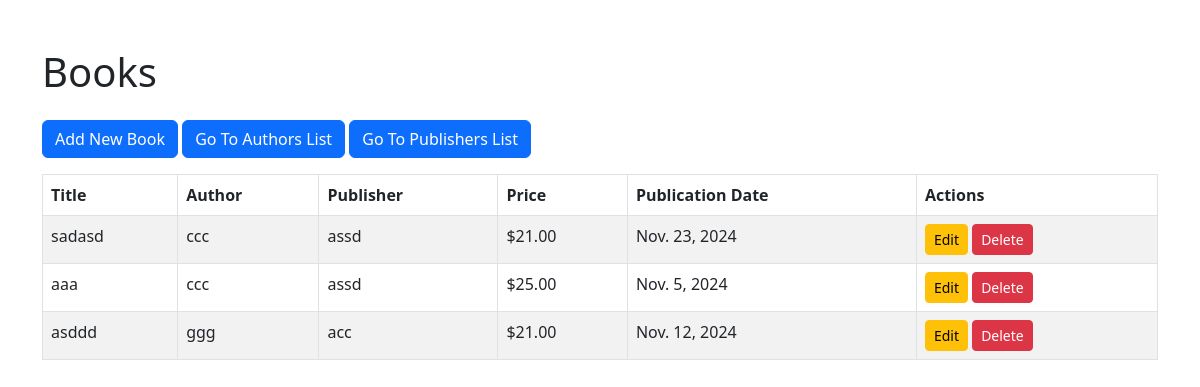
The page /books/ on the database its author committed.
### web/models.py (models this page shows, shortened)
class Book(models.Model):
    title = models.CharField(max_length=100)
    author = models.ForeignKey(Author, on_delete=models.CASCADE)
    publisher = models.ForeignKey(Publisher, on_delete=models.CASCADE)
    price = models.DecimalField(max_digits=6, decimal_places=2)
    publication_date = models.DateField()

class Author(models.Model):
    name = models.CharField(max_length=100)

class Publisher(models.Model):
    name = models.CharField(max_length=100)

### web/views.py (the view)
# urls.py: path('books/', views.book_list, name='book_list'),
def book_list(request):
    books = Book.objects.all()
    return render(request, 'web/books/list.html', {'books': books})

### web/templates/web/books/list.html (shortened to what this page needs)
<!DOCTYPE html>
<html>
<head>
    <link href="https://cdn.jsdelivr.net/npm/bootstrap@5.3.0-alpha3/dist/css/bootstrap.min.css" rel="stylesheet">
</head>
<body>
    <div class="container mt-5">
        <h1 class="mb-4">Books</h1>
        <a href="{% url 'book_create' %}" class="btn btn-primary mb-3">Add New Book</a>
        <a href="{% url 'author_list' %}" class="btn btn-primary mb-3">Go To Authors List</a>
        <a href="{% url 'publisher_list' %}" class="btn btn-primary mb-3">Go To Publishers List</a>
        <table class="table table-bordered table-striped">
            <thead>
                <tr>
                    <th>Title</th>
                    <th>Author</th>
                    <th>Publisher</th>
                    <th>Price</th>
                    <th>Publication Date</th>
                    <th>Actions</th>
                </tr>
            </thead>
            <tbody>
                {% for book in books %}
                    <tr>
                        <td>{{ book.title }}</td>
                        <td>{{ book.author.name }}</td>
                        <td>{{ book.publisher.name }}</td>
                        <td>${{ book.price }}</td>
                        <td>{{ book.publication_date }}</td>
                        <td>
                            <a href="{% url 'book_update' book.pk %}" class="btn btn-sm btn-warning">Edit</a>
                            <a href="{% url 'book_delete' book.pk %}" class="btn btn-sm btn-danger">Delete</a>
                        </td>
                    </tr>
                {% endfor %}
            </tbody>
        </table>
    </div>
</body>
</html>

### rows shown on the page
Book: title "sadasd", author.name "ccc", publisher.name "assd", price "21.00", publication_date "Nov. 23, 2024"
Book: title "aaa", author.name "ccc", publisher.name "assd", price "25.00", publication_date "Nov. 5, 2024"
Book: title "asddd", author.name "ggg", publisher.name "acc", price "21.00", publication_date "Nov. 12, 2024"
